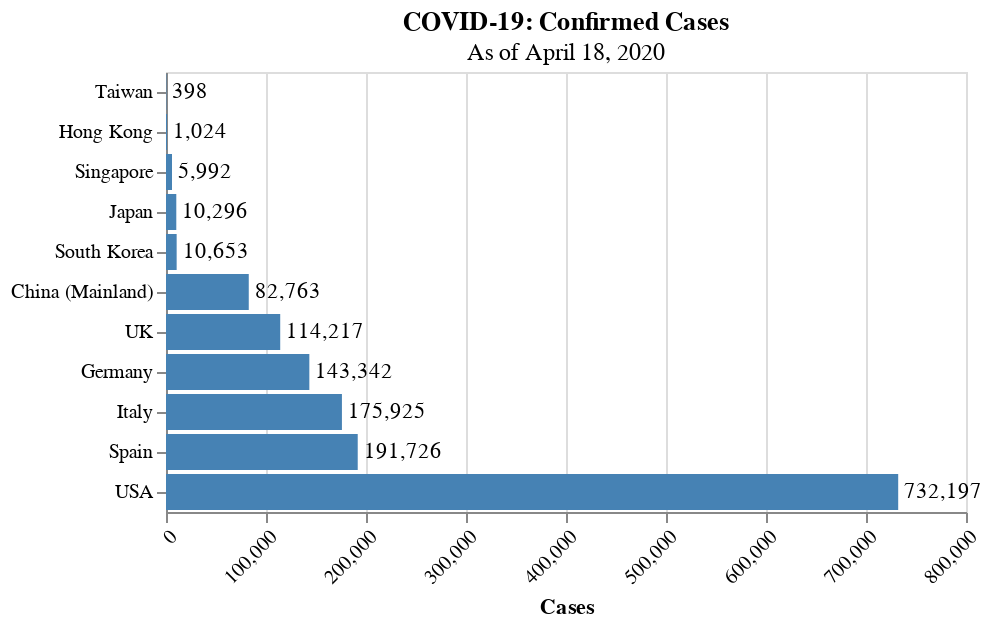

The notebook cell saved with this chart:
### Code cell
# Total Cases
plot_case_qty(regions, regions.cases, 'COVID-19: Confirmed Cases', 'Cases')

### Figure 1 — Vega-Lite specification as saved in the notebook (floating-point values rounded to 4 significant figures)
{"config": {"view": {"continuousWidth": 400, "continuousHeight": 300}, "axisX": {"labelAngle": -45}, "axisY": {"title": null}, "bar": {"color": "steelblue"}}, "layer": [{"mark": "bar", "encoding": {"x": {"type": "quantitative", "field": "Cases"}, "y": {"type": "ordinal", "field": "Region", "sort": "x"}}, "title": {"text": "COVID-19: Confirmed Cases", "subtitle": "As of April 18, 2020"}}, {"mark": {"type": "text", "align": "left", "baseline": "middle", "dx": 3}, "encoding": {"text": {"type": "quantitative", "field": "Cases", "format": ","}, "x": {"type": "quantitative", "field": "Cases"}, "y": {"type": "ordinal", "field": "Region", "sort": "x"}}, "title": {"text": "COVID-19: Confirmed Cases", "subtitle": "As of April 18, 2020"}}], "data": {"name": "data-edd929111c9ac91d1ca11ce0f4af5cc3"}, "$schema": "https://vega.github.io/schema/vega-lite/v4.8.1.json", "datasets": {"data-edd929111c9ac91d1ca11ce0f4af5cc3": [{"Region": "Taiwan", "Cases": 398}, {"Region": "Singapore", "Cases": 5992}, {"Region": "Hong Kong", "Cases": 1024}, {"Region": "South Korea", "Cases": 10653}, {"Region": "Japan", "Cases": 10296}, {"Region": "China (Mainland)", "Cases": 82763}, {"Region": "USA", "Cases": 732197}, {"Region": "Italy", "Cases": 175925}, {"Region": "Germany", "Cases": 143342}, {"Region": "Spain", "Cases": 191726}, {"Region": "UK", "Cases": 114217}]}}
